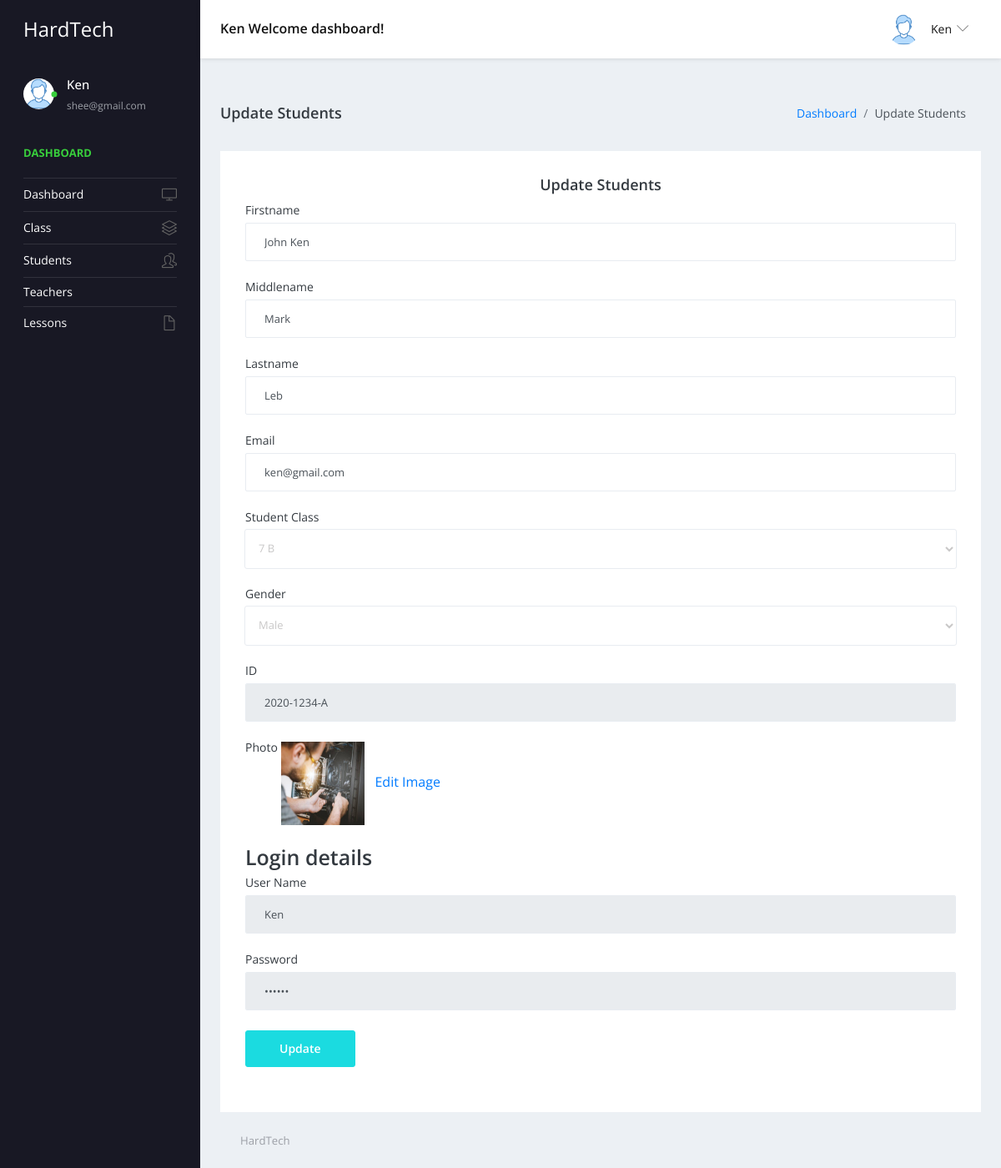
The page /admin/edit-student-detail.php?editid=6 (signed in) on the database its author committed.
### tables this page shows
CREATE TABLE `tblstudent` (
  `StudentID` int(10) NOT NULL,
  `StudFirstname` varchar(200) DEFAULT NULL,
  `StudMiddlename` varchar(200) NOT NULL,
  `StudLastname` varchar(200) NOT NULL,
  `StudentEmail` varchar(200) DEFAULT NULL,
  `StudentClass` varchar(100) DEFAULT NULL,
  `Gender` varchar(50) DEFAULT NULL,
  `DOB` date DEFAULT NULL,
  `StuID` varchar(200) DEFAULT NULL,
  `UserName` varchar(200) DEFAULT NULL,
  `Password` varchar(200) DEFAULT NULL,
  `Image` varchar(200) DEFAULT NULL,
  `DateofAdmission` timestamp NULL DEFAULT current_timestamp()
);

CREATE TABLE `tblclass` (
  `ID` int(5) NOT NULL,
  `Grade` int(11) DEFAULT NULL,
  `Section` varchar(20) DEFAULT NULL,
  `CreationDate` timestamp NULL DEFAULT current_timestamp()
);

### admin/edit-student-detail.php (the view, shortened to what this page needs)
<?php
include('includes/dbconnection.php');
if (strlen($_SESSION['sturecmsaid']==0)) {
  header('location:logout.php');
  } else{
  ?>
<!DOCTYPE html>
<html lang="en">
  <head>
    <link rel="stylesheet" href="vendors/simple-line-icons/css/simple-line-icons.css">
    <link rel="stylesheet" href="vendors/flag-icon-css/css/flag-icon.min.css">
    <link rel="stylesheet" href="vendors/css/vendor.bundle.base.css">
    <link rel="stylesheet" href="vendors/select2/select2.min.css">
    <link rel="stylesheet" href="vendors/select2-bootstrap-theme/select2-bootstrap.min.css">
    <link rel="stylesheet" href="css/style.css" />
  </head>
  <body>
    <div class="container-scroller">
     <?php include_once('includes/header.php');?>
      <div class="container-fluid page-body-wrapper">
      <?php include_once('includes/sidebar.php');?>
        <div class="main-panel">
          <div class="content-wrapper">
            <div class="page-header">
              <h3 class="page-title"> Update Students</h3>
              <nav aria-label="breadcrumb">
                <ol class="breadcrumb">
                  <li class="breadcrumb-item"><a href="dashboard.php">Dashboard</a></li>
                  <li class="breadcrumb-item active" aria-current="page"> Update Students</li>
                </ol>
              </nav>
            </div>
            <div class="row">
              <div class="col-12 grid-margin stretch-card">
                <div class="card">
                  <div class="card-body">
                    <h4 class="card-title" style="text-align: center;">Update Students</h4>
                    <form class="forms-sample" method="post" enctype="multipart/form-data">
                    <?php
$eid=$_GET['editid'];
$sql="SELECT tblstudent.StudFirstname,tblstudent.StudMiddlename,tblstudent.StudLastname,tblstudent.StudentEmail,tblstudent.StudentClass,tblstudent.Gender,tblstudent.DOB,tblstudent.StuID,tblstudent.UserName,tblstudent.Password,tblstudent.Image,tblclass.Grade,tblclass.Section from tblstudent join tblclass on tblclass.ID=tblstudent.StudentClass where tblstudent.StudentID=:eid";
$query = $dbh -> prepare($sql);
$query->bindParam(':eid',$eid,PDO::PARAM_STR);
$query->execute();
$results=$query->fetchAll(PDO::FETCH_OBJ);
$cnt=1;
if($query->rowCount() > 0)
{
foreach($results as $row)
{               ?>
                      <div class="form-group">
                        <label for="exampleInputName1">Firstname</label>
                        <input type="text" name="fname" value="<?php  echo htmlentities($row->StudFirstname);?>" class="form-control" required='true'>
                      </div>
                      <div class="form-group">
                        <label for="exampleInputName1">Middlename</label>
                        <input type="text" name="mname" value="<?php  echo htmlentities($row->StudMiddlename);?>" class="form-control" required='true'>
                      </div>
                      <div class="form-group">
                        <label for="exampleInputName1">Lastname</label>
                        <input type="text" name="lname" value="<?php  echo htmlentities($row->StudLastname);?>" class="form-control" required='true'>
                      </div>
                      <div class="form-group">
                        <label for="exampleInputName1">Email</label>
                        <input type="text" name="stuemail" value="<?php  echo htmlentities($row->StudentEmail);?>" class="form-control" required='true'>
                      </div>
                      <div class="form-group">
                        <label for="exampleInputEmail3">Student Class</label>
                        <select  name="stuclass" class="form-control" required='true'>
                          <option value="<?php  echo htmlentities($row->StudentClass);?>"><?php  echo htmlentities($row->Grade);?> <?php  echo htmlentities($row->Section);?></option>
                              </div>
                      <div class="form-group">
                        <label for="exampleInputName1">Gender</label>
                        <select name="gender" value="" class="form-control" required='true'>
                          <option value="<?php  echo htmlentities($row->Gender);?>"><?php  echo htmlentities($row->Gender);?></option>
                        </select>
                      </div>
                      <div class="form-group">
                        <label for="exampleInputName1">ID</label>
                        <input type="text" name="stuid" value="<?php  echo htmlentities($row->StuID);?>" class="form-control" readonly='true'>
                      </div>
                      <div class="form-group">
                        <label for="exampleInputName1">Photo</label>
                        <img src="images/<?php echo $row->Image;?>" width="100" height="100" value="<?php  echo $row->Image;?>"><a href="changeimage.php?editid=<?php echo $row->ID;?>"> &nbsp; Edit Image</a>
                      </div>
<h3>Login details</h3>
<div class="form-group">
                        <label for="exampleInputName1">User Name</label>
                        <input type="text" name="uname" value="<?php  echo htmlentities($row->UserName);?>" class="form-control" readonly='true'>
                      </div>
                      <div class="form-group">
                        <label for="exampleInputName1">Password</label>
                        <input type="Password" name="password" value="<?php  echo htmlentities($row->Password);?>" class="form-control" readonly='true'>
                      </div><?php $cnt=$cnt+1;}} ?>
                      <button type="submit" class="btn btn-primary mr-2" name="submit">Update</button>
                    </form>
                  </div>
                </div>
              </div>
            </div>
          </div>
         <?php include_once('includes/footer.php');?>
        </div>
      </div>
    </div>
  </body>
</html><?php }  ?>

### admin/includes/header.php (shortened to what this page needs)
 <nav class="navbar default-layout-navbar col-lg-12 col-12 p-0 fixed-top d-flex flex-row">
        <div class="navbar-brand-wrapper d-flex align-items-center">
          <a class="navbar-brand brand-logo" href="dashboard.php">
            <strong style="color: white;">HardTech</strong>
          </a>
        </div><?php
         $aid= $_SESSION['sturecmsaid'];
$sql="SELECT * from tbladmin where ID=:aid";
$query = $dbh -> prepare($sql);
$query->bindParam(':aid',$aid,PDO::PARAM_STR);
$query->execute();
$results=$query->fetchAll(PDO::FETCH_OBJ);
$cnt=1;
if($query->rowCount() > 0)
{
foreach($results as $row)
{               ?>
        <div class="navbar-menu-wrapper d-flex align-items-center flex-grow-1">
          <h5 class="mb-0 font-weight-medium d-none d-lg-flex"><?php  echo htmlentities($row->AdminName);?> Welcome dashboard!</h5>
          <ul class="navbar-nav navbar-nav-right ml-auto">
            <li class="nav-item dropdown d-none d-xl-inline-flex user-dropdown">
              <a class="nav-link dropdown-toggle" id="UserDropdown" href="#" data-toggle="dropdown" aria-expanded="false">
                <img class="img-xs rounded-circle ml-2" src="images/faces/face8.jpg" alt="Profile image"> <span class="font-weight-normal"> <?php  echo htmlentities($row->AdminName);?> </span></a>
                <?php $cnt=$cnt+1;}} ?>
            </li>
          </ul>
        </div>
      </nav>

### admin/includes/sidebar.php (shortened to what this page needs)
<nav class="sidebar sidebar-offcanvas" id="sidebar">
          <ul class="nav">
            <li class="nav-item nav-profile">
              <a href="#" class="nav-link">
                <div class="profile-image">
                  <img class="img-xs rounded-circle" src="images/faces/face8.jpg" alt="profile image">
                  <div class="dot-indicator bg-success"></div>
                </div>
                <div class="text-wrapper">
                  <?php
         $aid= $_SESSION['sturecmsaid'];
$sql="SELECT * from tbladmin where ID=:aid";
$query = $dbh -> prepare($sql);
$query->bindParam(':aid',$aid,PDO::PARAM_STR);
$query->execute();
$results=$query->fetchAll(PDO::FETCH_OBJ);
$cnt=1;
if($query->rowCount() > 0)
{
foreach($results as $row)
{               ?>
                  <p class="profile-name"><?php  echo htmlentities($row->AdminName);?></p>
                  <p class="designation"><?php  echo htmlentities($row->Email);?></p><?php $cnt=$cnt+1;}} ?>
                </div>
              </a>
            </li>
            <li class="nav-item nav-category">
              <span class="nav-link">Dashboard</span>
            </li>
            <li class="nav-item">
              <a class="nav-link" href="dashboard.php">
                <span class="menu-title">Dashboard</span>
                <i class="icon-screen-desktop menu-icon"></i>
              </a>
            </li>
            <li class="nav-item">
              <a class="nav-link" data-toggle="collapse" href="#ui-basic" aria-expanded="false" aria-controls="ui-basic">
                <span class="menu-title">Class</span>
                <i class="icon-layers menu-icon"></i>
              </a>
            </li>
            <li class="nav-item">
              <a class="nav-link" data-toggle="collapse" href="#ui-basic1" aria-expanded="false" aria-controls="ui-basic1">
                <span class="menu-title">Students</span>
                <i class="icon-people menu-icon"></i>
              </a>
            </li>
            <li class="nav-item">
              <a class="nav-link" data-toggle="collapse" href="#auth1" aria-expanded="false" aria-controls="auth1">
                <span class="menu-title">Teachers</span>
              </a>
            </li>
            <li class="nav-item">
              <a class="nav-link" data-toggle="collapse" href="#auth2" aria-expanded="false" aria-controls="auth2">
                <span class="menu-title">Lessons</span>
                <i class="icon-doc menu-icon"></i>
              </a>
            </li>
          </ul>
        </nav>

### rows shown on the page
tblstudent: fname "John Ken", mname "Mark", lname "Leb", stuemail "ken@gmail.com", stuclass "7 B", gender "Male", stuid "2020-1234-A", Image (picture), uname "Ken"

### other values the page prints
$row->AdminName "Ken"
$row->Email "shee@gmail.com"
